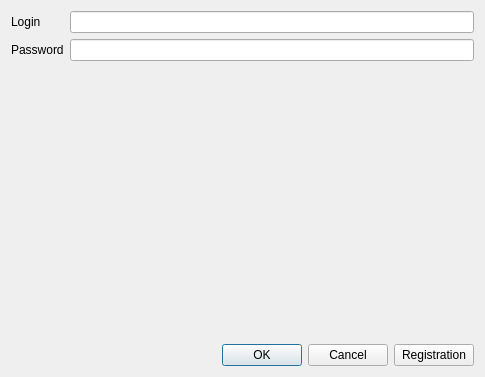
<?xml version="1.0" encoding="UTF-8"?>
<ui version="4.0">
 <class>LoginForm</class>
 <widget class="QWidget" name="LoginForm">
  <property name="geometry">
   <rect>
    <x>0</x>
    <y>0</y>
    <width>485</width>
    <height>377</height>
   </rect>
  </property>
  <property name="windowTitle">
   <string>Form</string>
  </property>
  <layout class="QVBoxLayout" name="verticalLayout">
   <item>
    <layout class="QFormLayout" name="formLayout">
     <item row="0" column="0">
      <widget class="QLabel" name="label">
       <property name="text">
        <string>Login</string>
       </property>
      </widget>
     </item>
     <item row="0" column="1">
      <widget class="QLineEdit" name="loginEdit"/>
     </item>
     <item row="1" column="0">
      <widget class="QLabel" name="label_2">
       <property name="text">
        <string>Password</string>
       </property>
      </widget>
     </item>
     <item row="1" column="1">
      <widget class="QLineEdit" name="passwordEdit">
       <property name="echoMode">
        <enum>QLineEdit::EchoMode::Password</enum>
       </property>
      </widget>
     </item>
    </layout>
   </item>
   <item>
    <spacer name="verticalSpacer">
     <property name="orientation">
      <enum>Qt::Orientation::Vertical</enum>
     </property>
     <property name="sizeHint" stdset="0">
      <size>
       <width>20</width>
       <height>40</height>
      </size>
     </property>
    </spacer>
   </item>
   <item>
    <layout class="QHBoxLayout" name="horizontalLayout">
     <item>
      <widget class="QDialogButtonBox" name="actionButtons">
       <property name="standardButtons">
        <set>QDialogButtonBox::StandardButton::Cancel|QDialogButtonBox::StandardButton::Ok</set>
       </property>
      </widget>
     </item>
     <item>
      <widget class="QPushButton" name="registrationButton">
       <property name="text">
        <string>Registration</string>
       </property>
      </widget>
     </item>
    </layout>
   </item>
  </layout>
 </widget>
 <resources/>
 <connections/>
</ui>
